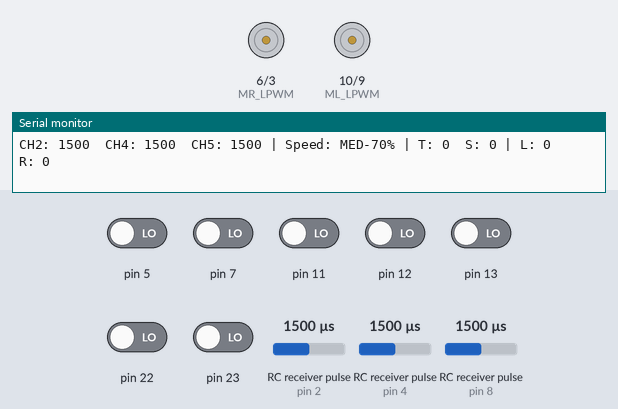
The sketch below on a simulated Arduino Uno, built with avr-gcc and run on an emulated ATmega328P. Parts: motor-driver pin pairs drawn as motors (green arrow = first pin HIGH = forward, orange = second pin HIGH = backward, longer = more drive), the last lines printed to the serial monitor. Wiring (inferred from the names in the program): 3 × RC receiver channel: data pin 2 / data pin 4 / data pin 8. The inputs (shaded band) are chosen by the test bench; at power-on: pin 5, pin 7, pin 11–13, pin 22, pin 23 LOW, RC receiver pulse (sensors on pin 2, pin 4, pin 8) 1500 µs.

Above: at 1.7 s.
1.8 s: RC receiver pulse (sensor on pin 2) set to 1346 µs
4.8 s: RC receiver pulse (sensor on pin 2) set to 1318 µs
At 5.7 s:
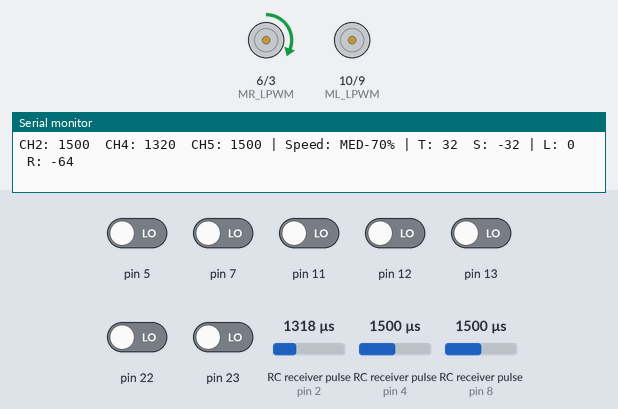
6.4 s: RC receiver pulse (sensor on pin 4) set to 1020 µs
At 7.0 s:
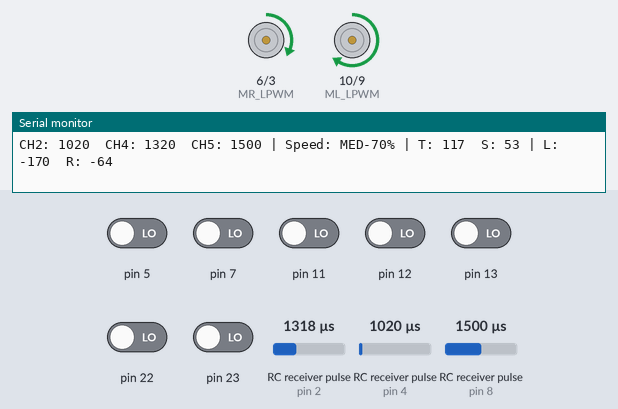
8.0 s: RC receiver pulse (sensor on pin 8) set to 1311 µs
11.0 s: RC receiver pulse (sensor on pin 8) set to 1291 µs
At 11.9 s:
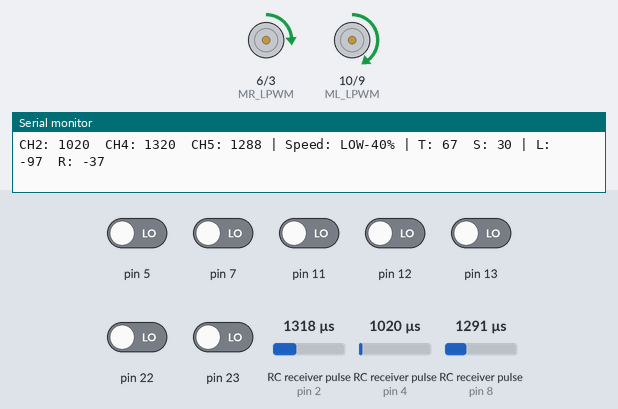
12.5 s: RC receiver pulse (sensor on pin 2) set to 1020 µs
At 13.1 s:
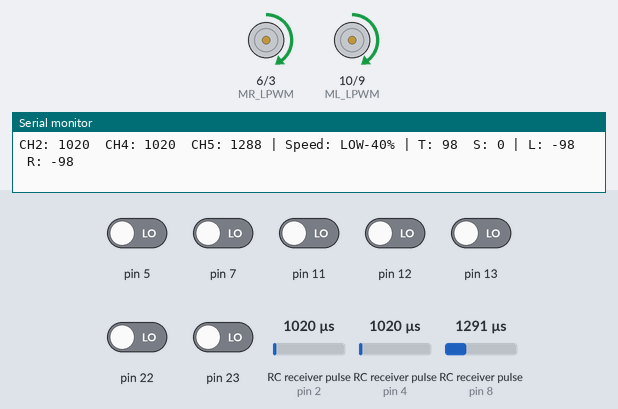
Timing chart, 0 to 16.2 s (numbered marks = the images above; inputs shaded):
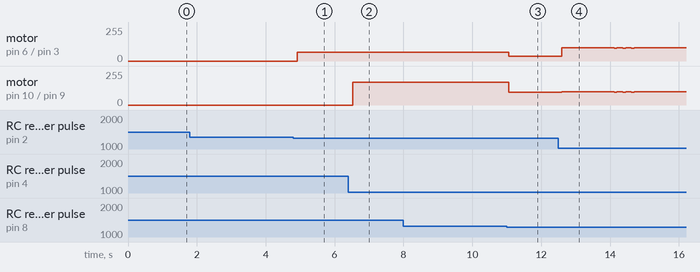

The sketch:

FlySky_Arduino_Uno_copy.ino
```cpp
/*
FlySky Arduino Uno Soccer Bot Code
Exact same FlySky controls as ESP32 version
Adapted for Arduino Uno with BTS7960 motor drivers

PIN CONNECTIONS (Arduino Uno) - SIMPLIFIED:
----------------------------------------------
FlySky Receiver → Arduino Uno (Input Pins):
  CH2 (Forward/Back) → Pin 4 (MOVED)
  CH4 (Left/Right)   → Pin 2 (CONFIRMED WORKING - PHYSICALLY CONNECTED HERE)
  CH5 (Speed Switch) → Pin 8

BTS7960 Left Motor → Arduino Uno (PWM Pins):
  RPWM (Forward) → Pin 9  (CONFIRMED WORKING)
  LPWM (Reverse) → Pin 10 (CONFIRMED WORKING)

BTS7960 Right Motor → Arduino Uno (PWM Pins):
  RPWM (Forward) → Pin 6
  LPWM (Reverse) → Pin 3

Arduino Uno PWM Pins: 3, 5, 6, 9, 10, 11
Arduino Uno Frequency: ~490Hz (default - can't change easily)
*/

// ========== FlySky Receiver Input Pins ==========
#define CH2_PIN 4   // Forward/Backward (left stick Y-axis) - MOVED TO PIN 4
#define CH4_PIN 2   // Left/Right turns (right stick X-axis) - KEPT ON PIN 2 (WORKING)
#define CH5_PIN 8   // Speed Mode toggle Switch

// ========== BTS7960 Motor Driver Pins ==========
// Left Motor - Using CONFIRMED WORKING PWM pins 9,10
#define ML_RPWM 9   // Left motor forward PWM
#define ML_LPWM 10  // Left motor reverse PWM

// Right Motor - Using PWM pins 3,6
// NOTE: Pins swapped so Pin 6 handles reverse (Pin 3 was suspect for reverse)
#define MR_RPWM 3   // Right motor forward PWM  ← was 6
#define MR_LPWM 6   // Right motor reverse PWM  ← was 3

// ========== RC Signal Limits ==========
const int RC_MAX = 2000;   // Maximum pulse width (µs)
const int RC_MID = 1500;   // Midpoint pulse width (µs)
const int RC_MIN = 1000;   // Minimum pulse width (µs)

// ========== Control Settings ==========
const int DEADBAND_THRESHOLD = 30;        // Ignore small joystick movements
const float EXPO_CURVE = 1.0;             // 1.0 linear for reliable tuning/debug
const int MIN_MOTOR_SPEED = 0;            // Disabled to avoid jitter when signal hovers near zero
const int OUTPUT_DEADBAND = 8;            // Keep very small noise out, but avoid killing diagonal inner wheel
const int DIAGONAL_ACTIVE_THRESHOLD = 90; // Consider it a diagonal command when both axes are strong
const int DIAGONAL_MIN_INNER = 45;        // Minimum inner-wheel PWM during strong diagonal commands
const bool ENABLE_PIVOT_TURN = true;      // True: left/right with near-zero throttle does spot turn

// ========== Control Direction/Mixing Options ==========
const bool USE_ROTATED_MIX_DECODE = true; // FlySky elevon-style mix decode from CH2+CH4
const bool SWAP_INPUT_CHANNELS = true;    // true = swap CH2/CH4 inputs before decode
const bool INVERT_CH2 = false;            // Set true if forward stick gives backward
const bool INVERT_CH4 = false;            // Set true if left/right is reversed
const bool INVERT_DECODED_THROTTLE = false; // Flip decoded forward/back axis
const bool INVERT_DECODED_STEERING = true;  // Flip decoded left/right axis
const bool SWAP_THROTTLE_STEERING = true; // true = swap stick roles after decode
const bool INVERT_LEFT_MOTOR = true;      // Left side inversion for mirrored drivetrain wiring
const bool INVERT_RIGHT_MOTOR = true;     // TRUE: compensates for swapped MR_RPWM/MR_LPWM pins above

float speedMultiplier = 1.0;  // Speed scaling (adjustable via CH5)

// ========== Interrupt-Based RC Capture (Fixes pulseIn channel conflicts) ==========
volatile uint16_t ch2PulseUs = 1500;
volatile uint16_t ch4PulseUs = 1500;
volatile uint16_t ch5PulseUs = 1500;

volatile unsigned long ch2RiseUs = 0;
volatile unsigned long ch4RiseUs = 0;
volatile unsigned long ch5RiseUs = 0;

volatile unsigned long ch2LastUpdateUs = 0;
volatile unsigned long ch4LastUpdateUs = 0;
volatile unsigned long ch5LastUpdateUs = 0;

volatile uint8_t lastPortDState = 0;  // For D4 (CH2)
volatile uint8_t lastPortBState = 0;  // For D8 (CH5)

void isrCh4Change() {
  unsigned long now = micros();
  if (digitalRead(CH4_PIN) == HIGH) {
    ch4RiseUs = now;
  } else {
    unsigned long width = now - ch4RiseUs;
    if (width >= 800 && width <= 2200) {
      ch4PulseUs = (uint16_t)width;
      ch4LastUpdateUs = now;
    }
  }
}

ISR(PCINT2_vect) {
  // D0-D7 changed; we only care about D4 (PD4)
  uint8_t current = PIND;
  uint8_t changed = current ^ lastPortDState;
  unsigned long now = micros();

  if (changed & _BV(PD4)) {
    if (current & _BV(PD4)) {
      ch2RiseUs = now;
    } else {
      unsigned long width = now - ch2RiseUs;
      if (width >= 800 && width <= 2200) {
        ch2PulseUs = (uint16_t)width;
        ch2LastUpdateUs = now;
      }
    }
  }

  lastPortDState = current;
}

ISR(PCINT0_vect) {
  // D8-D13 changed; we only care about D8 (PB0)
  uint8_t current = PINB;
  uint8_t changed = current ^ lastPortBState;
  unsigned long now = micros();

  if (changed & _BV(PB0)) {
    if (current & _BV(PB0)) {
      ch5RiseUs = now;
    } else {
      unsigned long width = now - ch5RiseUs;
      if (width >= 800 && width <= 2200) {
        ch5PulseUs = (uint16_t)width;
        ch5LastUpdateUs = now;
      }
    }
  }

  lastPortBState = current;
}

// ========== Function: Apply Exponential Curve ==========
// Makes control smoother at low inputs, more responsive at high inputs
int applyExponentialCurve(int value, int maxValue) {
  if (value == 0) return 0;

  // Normalize to 0.0 to 1.0
  float normalized = (float)abs(value) / (float)maxValue;

  // Apply exponential curve
  float curved = pow(normalized, EXPO_CURVE);

  // Convert back to original range and restore sign
  int result = (int)(curved * maxValue);
  return (value > 0) ? result : -result;
}

// ========== Function: Apply Deadband ==========
int applyDeadband(int value, int threshold = DEADBAND_THRESHOLD) {
  return (abs(value) < threshold) ? 0 : value;
}

// ========== Function: Drive Motors ==========
void driveMotors(int leftSpeed, int rightSpeed) {
  // Constrain to valid PWM range (0-255)
  leftSpeed = constrain(leftSpeed, -255, 255);
  rightSpeed = constrain(rightSpeed, -255, 255);

  // Left Motor Control (now on pins 9,10)
  if (leftSpeed > 0) {
    analogWrite(ML_LPWM, 0);           // No reverse
    analogWrite(ML_RPWM, leftSpeed);    // Forward
  } else if (leftSpeed < 0) {
    analogWrite(ML_RPWM, 0);           // No forward
    analogWrite(ML_LPWM, abs(leftSpeed)); // Reverse
  } else {
    analogWrite(ML_RPWM, 0);
    analogWrite(ML_LPWM, 0);
  }

  // Right Motor Control (pins 6,3)
  if (rightSpeed > 0) {
    analogWrite(MR_LPWM, 0);           // No reverse
    analogWrite(MR_RPWM, rightSpeed);   // Forward
  } else if (rightSpeed < 0) {
    analogWrite(MR_RPWM, 0);           // No forward
    analogWrite(MR_LPWM, abs(rightSpeed)); // Reverse
  } else {
    analogWrite(MR_RPWM, 0);
    analogWrite(MR_LPWM, 0);
  }
}

// ========== Function: Stop Motors ==========
void stopMotors() {
  analogWrite(ML_RPWM, 0);
  analogWrite(ML_LPWM, 0);
  analogWrite(MR_RPWM, 0);
  analogWrite(MR_LPWM, 0);
}

// ========== SETUP ==========
void setup() {
  Serial.begin(9600);  // Arduino Uno typically uses 9600 baud

  Serial.println("\n=== FlySky Arduino Uno Soccer Bot ===");

  // Configure receiver pins as inputs
  pinMode(CH2_PIN, INPUT);
  pinMode(CH4_PIN, INPUT);
  pinMode(CH5_PIN, INPUT);

  // Initialize port snapshots before enabling pin-change interrupts
  lastPortDState = PIND;
  lastPortBState = PINB;

  // CH4 on D2: external interrupt
  attachInterrupt(digitalPinToInterrupt(CH4_PIN), isrCh4Change, CHANGE);

  // CH2 on D4: pin-change interrupt (PCINT20 on PORTD)
  PCICR |= _BV(PCIE2);
  PCMSK2 |= _BV(PCINT20);

  // CH5 on D8: pin-change interrupt (PCINT0 on PORTB)
  PCICR |= _BV(PCIE0);
  PCMSK0 |= _BV(PCINT0);

  // Configure motor driver pins as outputs
  pinMode(ML_RPWM, OUTPUT);
  pinMode(ML_LPWM, OUTPUT);
  pinMode(MR_RPWM, OUTPUT);
  pinMode(MR_LPWM, OUTPUT);

  stopMotors();

  Serial.println("\nHardware Configuration:");
  Serial.println("  Left Motor:  D9(RPWM), D10(LPWM) [CONFIRMED WORKING]");
  Serial.println("  Right Motor: D6(RPWM), D3(LPWM)");
  Serial.println("\nFlySky Receiver Channels:");
  Serial.println("  CH2 (D4) = Forward/Backward");
  Serial.println("  CH4 (D2) = Left/Right Turns [PIN 2 PHYSICALLY CONFIRMED]");
  Serial.println("  CH5 (D8) = Speed Mode Switch");
  Serial.println("\nFeatures:");
  Serial.println("  - Exponential curve for smooth control");
  Serial.println("  - CH2 throttle + CH4 steering mixed drive");
  Serial.println("  - 3-speed modes via CH5 switch");
  Serial.println("  - Interrupt-based RC capture (no pulseIn blocking)");
  Serial.println("  - BTS7960 High-Power Motor Drivers");
  Serial.println("\nNote: Arduino Uno PWM ~490Hz (fixed)");
  Serial.println("Ready! Waiting for FlySky signal...\n");
}

// ========== MAIN LOOP ==========
void loop() {
  // Non-blocking channel read from ISR-captured pulse widths
  int ch2, ch4, ch5;
  unsigned long ch2AgeUs, ch4AgeUs, ch5AgeUs;
  unsigned long nowUs = micros();

  noInterrupts();
  ch2 = ch2PulseUs;
  ch4 = ch4PulseUs;
  ch5 = ch5PulseUs;
  ch2AgeUs = nowUs - ch2LastUpdateUs;
  ch4AgeUs = nowUs - ch4LastUpdateUs;
  ch5AgeUs = nowUs - ch5LastUpdateUs;
  interrupts();

  // If no fresh pulse in ~50ms, mark as lost
  if (ch2AgeUs > 50000UL) ch2 = 0;
  if (ch4AgeUs > 50000UL) ch4 = 0;
  if (ch5AgeUs > 50000UL) ch5 = 0;

  // DEBUG: Check which channels are stale/missing
  if (ch2 == 0) Serial.print("[CH2 TIMEOUT] ");
  if (ch4 == 0) Serial.print("[CH4 TIMEOUT] ");
  if (ch5 == 0) Serial.print("[CH5 TIMEOUT] ");

  // Debug output - ALWAYS ENABLED to verify operation
  Serial.print("CH2: ");
  Serial.print(ch2);
  Serial.print("  CH4: ");
  Serial.print(ch4);
  Serial.print("  CH5: ");
  Serial.print(ch5);
  Serial.print(" | ");

  // Fail-safe: Stop only if BOTH CH2 and CH4 are missing (both read as 0 or out of range)
  // Allow individual channel timeouts (0 values) as long as at least one control channel is valid
  bool ch2_valid = (ch2 > 500 && ch2 < 2200);
  bool ch4_valid = (ch4 > 500 && ch4 < 2200);

  // Only stop if BOTH control channels (CH2 and CH4) are lost
  if (!ch2_valid && !ch4_valid) {
    Serial.println("SIGNAL LOST - MOTORS STOPPED!");
    stopMotors();
    return;
  }

  // If only one channel is valid, use its value and assume other is centered (0)
  if (!ch2_valid) ch2 = 1500;  // Default to center
  if (!ch4_valid) ch4 = 1500;  // Default to center
  if (ch5 < 500 || ch5 > 2200) ch5 = 1500;  // Default speed to middle

  // ========== Speed Mode Selection (CH5 - SWC Switch) ==========
  // SWC Position 1 (DOWN ~1000µs) = LOW 40%
  // SWC Position 2 (MIDDLE ~1500µs) = MEDIUM 70%
  // SWC Position 3 (UP ~2000µs) = FULL 100%
  String speedMode;
  if (ch5 > 1800) {                 // Position 3 UP: ~2000µs
    speedMultiplier = 1.0;           // 100% FULL POWER
    speedMode = "FULL-100%";
  } else if (ch5 < 1300) {          // Position 1 DOWN: ~1000µs
    speedMultiplier = 0.4;           // 40% LOW/TRAINING
    speedMode = "LOW-40%";
  } else {                           // Position 2 MIDDLE: ~1500µs
    speedMultiplier = 0.7;           // 70% MEDIUM/SPORT
    speedMode = "MED-70%";
  }
  Serial.print("Speed: ");
  Serial.print(speedMode);
  Serial.print(" | ");

  // ========== Map RC Values to Control Axes (-255 to +255) ==========
  int ch2ForControl = ch2;
  int ch4ForControl = ch4;
  if (SWAP_INPUT_CHANNELS) {
    int tempCh = ch2ForControl;
    ch2ForControl = ch4ForControl;
    ch4ForControl = tempCh;
  }

  int rawCh2 = map(ch2ForControl, RC_MIN, RC_MAX, -255, 255);
  int rawCh4 = map(ch4ForControl, RC_MIN, RC_MAX, -255, 255);

  if (INVERT_CH2) rawCh2 = -rawCh2;
  if (INVERT_CH4) rawCh4 = -rawCh4;

  int throttle;
  int steering;
  if (USE_ROTATED_MIX_DECODE) {
    // Decode FlySky elevon-style rotated mix:
    // rawCh2 ≈ (steering + throttle), rawCh4 ≈ (steering - throttle)
    throttle = (rawCh2 - rawCh4) / 2;
    steering = (rawCh2 + rawCh4) / 2;
  } else {
    // Direct mapping mode
    throttle = rawCh2;
    steering = rawCh4;
  }

  if (INVERT_DECODED_THROTTLE) throttle = -throttle;
  if (INVERT_DECODED_STEERING) steering = -steering;

  if (SWAP_THROTTLE_STEERING) {
    int temp = throttle;
    throttle = steering;
    steering = temp;
  }

  // Apply exponential curve for smooth control
  throttle = applyExponentialCurve(throttle, 255);
  steering = applyExponentialCurve(steering, 255);

  // Keep decoded axes within expected control range
  throttle = constrain(throttle, -255, 255);
  steering = constrain(steering, -255, 255);

  // Apply speed multiplier
  throttle = (int)(throttle * speedMultiplier);
  steering = (int)(steering * speedMultiplier);

  // Apply deadband to filter out joystick noise
  throttle = applyDeadband(throttle);
  steering = applyDeadband(steering);

  // ========== Arcade/Tank Mixing ==========
  // Forward/back drives both sides together, left/right creates differential turn
  int leftMotorSpeed;
  int rightMotorSpeed;
  if (ENABLE_PIVOT_TURN && abs(throttle) < 25 && abs(steering) > 25) {
    // Spot turn in place for cleaner left/right behavior
    leftMotorSpeed = steering;
    rightMotorSpeed = -steering;
  } else {
    leftMotorSpeed = throttle + steering;
    rightMotorSpeed = throttle - steering;
  }

  // Normalize so combined steering+throttle does not clip asymmetrically
  int maxMag = max(abs(leftMotorSpeed), abs(rightMotorSpeed));
  if (maxMag > 255) {
    leftMotorSpeed = (leftMotorSpeed * 255) / maxMag;
    rightMotorSpeed = (rightMotorSpeed * 255) / maxMag;
  }

  // Anti-stall for diagonal drive: keep inner wheel from dropping to 0 and jerking
  if (abs(throttle) > DIAGONAL_ACTIVE_THRESHOLD && abs(steering) > DIAGONAL_ACTIVE_THRESHOLD) {
    if (abs(leftMotorSpeed) < DIAGONAL_MIN_INNER) {
      int dir = (leftMotorSpeed == 0) ? ((throttle >= 0) ? 1 : -1) : ((leftMotorSpeed > 0) ? 1 : -1);
      leftMotorSpeed = dir * DIAGONAL_MIN_INNER;
    }
    if (abs(rightMotorSpeed) < DIAGONAL_MIN_INNER) {
      int dir = (rightMotorSpeed == 0) ? ((throttle >= 0) ? 1 : -1) : ((rightMotorSpeed > 0) ? 1 : -1);
      rightMotorSpeed = dir * DIAGONAL_MIN_INNER;
    }
  }

  if (INVERT_LEFT_MOTOR) leftMotorSpeed = -leftMotorSpeed;
  if (INVERT_RIGHT_MOTOR) rightMotorSpeed = -rightMotorSpeed;

  // Constrain to valid range
  leftMotorSpeed = constrain(leftMotorSpeed, -255, 255);
  rightMotorSpeed = constrain(rightMotorSpeed, -255, 255);

  // Remove tiny mixed outputs that cause motor twitching
  if (abs(leftMotorSpeed) < OUTPUT_DEADBAND) leftMotorSpeed = 0;
  if (abs(rightMotorSpeed) < OUTPUT_DEADBAND) rightMotorSpeed = 0;

  // Apply minimum speed threshold if needed
  if (MIN_MOTOR_SPEED > 0) {
    if (leftMotorSpeed > 0 && leftMotorSpeed < MIN_MOTOR_SPEED) {
      leftMotorSpeed = MIN_MOTOR_SPEED;
    } else if (leftMotorSpeed < 0 && leftMotorSpeed > -MIN_MOTOR_SPEED) {
      leftMotorSpeed = -MIN_MOTOR_SPEED;
    }

    if (rightMotorSpeed > 0 && rightMotorSpeed < MIN_MOTOR_SPEED) {
      rightMotorSpeed = MIN_MOTOR_SPEED;
    } else if (rightMotorSpeed < 0 && rightMotorSpeed > -MIN_MOTOR_SPEED) {
      rightMotorSpeed = -MIN_MOTOR_SPEED;
    }
  }

  // Debug output - Show decoded controls and motor commands
  Serial.print("T: ");
  Serial.print(throttle);
  Serial.print("  S: ");
  Serial.print(steering);
  Serial.print(" | ");
  Serial.print("L: ");
  Serial.print(leftMotorSpeed);
  Serial.print("  R: ");
  Serial.println(rightMotorSpeed);

  // Drive motors
  if (throttle != 0 || steering != 0) {
    driveMotors(leftMotorSpeed, rightMotorSpeed);
  } else {
    stopMotors();
  }

  // Small delay for stability
  delay(50);  // 50ms = 20Hz loop rate (Arduino Uno is slower)
}

/*
TUNING NOTES FOR ARDUINO UNO:
=============================

1. PWM FREQUENCY:
   - Arduino Uno default: ~490Hz on pins 5,6 and ~980Hz on pins 3,9,10
   - BTS7960 works fine with this frequency
   - If you need to change PWM frequency, use Timer manipulation (advanced)

2. CONTROL RESPONSIVENESS:
   - Increase EXPO_CURVE (2.0-3.0) if control feels jerky at low speeds
   - Decrease EXPO_CURVE (1.0-1.5) if control feels too sensitive

3. DEADBAND:
   - Increase DEADBAND_THRESHOLD (50-100) if robot drifts when sticks centered
   - Decrease if you want more responsive low-speed control

4. LOOP DELAY:
   - Current: 50ms = 20Hz update rate
  - Arduino Uno is slower than ESP32, so 50ms is reasonable
  - Interrupt capture is non-blocking, so channel reads stay stable

5. SERIAL BAUD RATE:
   - Arduino Uno: 9600 baud (kept simple for stability)
   - Can increase to 115200 if your USB-Serial adapter supports it

6. MOTOR SPEED LIMITS:
   - MIN_MOTOR_SPEED: Set to 100+ if motors don't start at low PWM values
   - MAX_PWM: Currently set to 255 (full speed)

TROUBLESHOOTING:
================

If motors don't respond:
- Check CH2/CH4/CH5 debug values are in range 1000-2000
- Verify receiver is powered and transmitter is on
- Check BTS7960 enable pins are connected to +5V (constant)

If only one motor works:
- Check PWM pin connections (5, 6, 9, 10)
- Verify motor driver pin assignments
- Check battery voltage (12V recommended)

If control is jerky:
- Increase EXPO_CURVE value
- Increase DEADBAND_THRESHOLD
- Check if loop delay is too short

If motors spin wrong direction:
- Swap M+ and M- connections on that motor
- Or swap RPWM/LPWM pins for that motor
*/
```

Measured:
- the behaviour switches between 1333 and 1332 µs on RC receiver pulse (sensor on pin 2) (found by bisection; images 0 and 1)
- the behaviour switches between 1300 and 1299 µs on RC receiver pulse (sensor on pin 8) (found by bisection; images 2 and 3)
- after the input at 4.8 s, motor on pin 6 (MR_LPWM) / pin 3 (MR_RPWM): stopped → forward 64/255 after 0.12 s
- after the input at 6.4 s, motor on pin 10 (ML_LPWM) / pin 9 (ML_RPWM): stopped → forward 170/255 after 0.12 s
- after the input at 11.0 s, motor on pin 6 (MR_LPWM) / pin 3 (MR_RPWM): forward 64/255 → forward 37/255 after 0.06 s; motor on pin 10 (ML_LPWM) / pin 9 (ML_RPWM): forward 170/255 → forward 97/255 after 0.06 s
